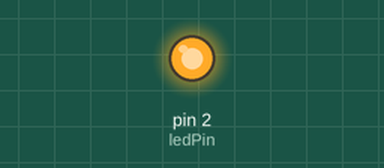
The sketch below on a simulated Arduino Uno, built with avr-gcc and run on an emulated ATmega328P. Shown: output pins drawn as LEDs (lit = HIGH).

Above: at 0.5 s.
At 12.0 s:
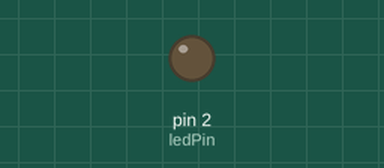
Timing chart, 0 to 19.5 s (numbered marks = the images above):
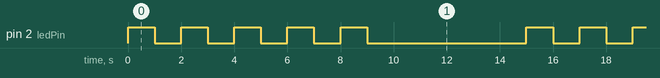

The sketch:

for.ino
```cpp
const int ledPin =2;
const int numBlinks = 5;


void setup() {
  // put your setup code here, to run once:
  pinMode(ledPin, OUTPUT);


}

void loop() {
  // put your main code here, to run repeatedly:
  for (int i=0;i<numBlinks; i++){
    digitalWrite(ledPin, HIGH);
    delay(1000);
    digitalWrite(ledPin, LOW);
    delay(1000);

  }
  delay(5000);

}
```

Measured:
- by itself, pin 2 (ledPin): repeats every 15.0 s: 4 × (LOW 1.0 s, HIGH 1.0 s), LOW 6.0 s, HIGH 1.0 s
- by itself, everything shown: repeats every 15.0 s, in 10 steps
